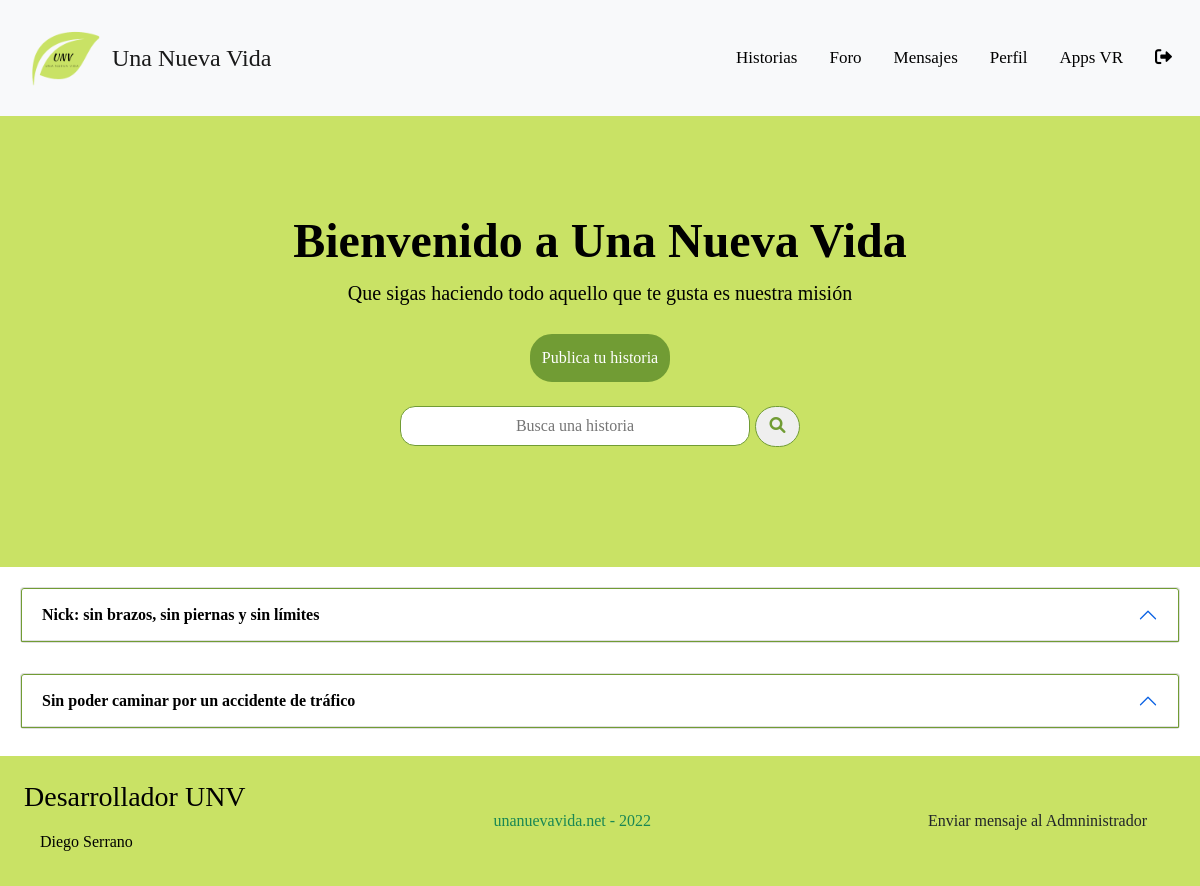
The page /web/index.php?ctl=listarHistorias (signed in) on the database its author committed.
### tables this page shows
CREATE TABLE `historias` (
  `id_historia` int(11) NOT NULL,
  `id_usuario` int(11) NOT NULL,
  `titulo` varchar(100) NOT NULL,
  `descripcion` text NOT NULL,
  `fecha_creacion` timestamp NOT NULL DEFAULT current_timestamp(),
  `idioma` varchar(20) NOT NULL
);

### app/controladores/cHistorias.php (called while the page is built, shortened)
<?php
class cHistorias {
    public function listarHistorias() {
        try {
            $ConjuntoHistorias = new Historia();
            $historias = $ConjuntoHistorias->listarHistorias();
        } catch (Exception $e) {
            error_log($e->getMessage() . microtime() . PHP_EOL, 3, "logExceptio.txt");
            header('Location: index.php?ctl=error');
        } catch (Error $e) {
            error_log($e->getMessage() . microtime() . PHP_EOL, 3, "logError.txt");
            header('Location: index.php?ctl=error');
        }
        require __DIR__ . './../vistas/vListaHistorias.php';
    }
}
?>

### app/modelos/Model.php (called while the page is built, shortened)
<?php
class Model extends PDO {
    public function __construct()
    {
            $this->conexion = new PDO('mysql:host=' . Config::$mvc_bd_hostname . ';dbname=' . Config::$mvc_bd_nombre . '', Config::$mvc_bd_usuario, Config::$mvc_bd_clave);
    }
}
?>

### app/modelos/classHistoria.php (called while the page is built, shortened)
<?php
class Historia extends Model {
    public function listarHistorias() {
        $consulta = "SELECT id_historia, titulo, a.descripcion, a.fecha_creacion, nombre, apellidos, idioma FROM `historias` a
        LEFT JOIN usuarios u on u.id_usuario=a.id_usuario";
        $result = $this->conexion->query($consulta);
        return $result->fetchAll();
    }
}
?>

### app/vistas/vListaHistorias.php (the view, shortened to what this page needs)
<div class="jumbotrons jumbotron p-5 text-black" style="width:100%; background-color:#c9e265;">
         <div class="container-fluid py-5">
            <div class="container">
               <h1 class="display-5 fw-bold text-center">Bienvenido a Una Nueva Vida</h1>
               <p class="col-md-12 fs-5 text-center">Que sigas haciendo todo aquello que te gusta es nuestra misión</p>
			   <div class="d-flex justify-content-center">
			   <a href="index.php?ctl=crearHistoria" class="botonPublicar">Publica tu historia</a>
			   </div>
               <form method="POST" action="index.php?ctl=buscar" class="form-buscador d-flex justify-content-center p-4">
                    <input type="text" id="buscador" name="buscador" placeholder="Busca una historia" required>
                    <button type="submit" class="boton-buscador" name="buscar" value="Search"><i class="fa fa-search"></i></button>
               </form>
            </div>
         </div>
      </div>
<div class="row" style="--bs-gutter-x: 0; margin:5px;">
<?php foreach ($historias as $historia) :?>
<div class="accordion" id="accordionExample" style="padding: 15px;">
  <div class="accordion-item">
    <h2 class="accordion-header" id="heading<?php echo $historia['id_historia'];?>">
      <button class="accordion-button historias" type="button" data-bs-toggle="collapse" data-bs-target="#collapse<?php echo $historia['id_historia'];?>" aria-expanded="true" aria-controls="collapse<?php echo $historia['id_historia'];?>">
        <?php echo $historia['titulo']; ?>
      </button>
    </h2>
  </div>
</div>
		<?php endforeach; ?>
</div>
<?php include __DIR__ . '/layout.php' ?>

### web/css/style.css (style rules this page uses)
* { -webkit-box-sizing: border-box; box-sizing: border-box; margin: 0; padding: 0; font-family: 'Press Start 2P', cursive; }
h1 { text-align: center; }
.historias { background-color: #fff; color: #000000; font-weight: bold; border: 1px solid #719C34; }
.historias:not(.collapsed) { background-color: #fff; color: #000000; font-weight: bold; }
.botonPublicar { border: 2px solid #719C34; border-radius: 22px; background-color: #719C34; text-decoration: none; font-size: 16px; padding: 10px; margin-top: 10px; color: white; }
#buscador { width: 350px; height: 40px; font-size: 16px; border: 1px solid #719C34; border-radius: 15px; color: black; text-align: center; }
.boton-buscador { width: 45px; height: 41px; border: 1px solid #719C34; border-radius: 35px; margin-left: 5px; color: #719C34; }

### rows shown on the page
historias: titulo "Nick: sin brazos, sin piernas y sin límites"
historias: titulo "Sin poder caminar por un accidente de tráfico"
